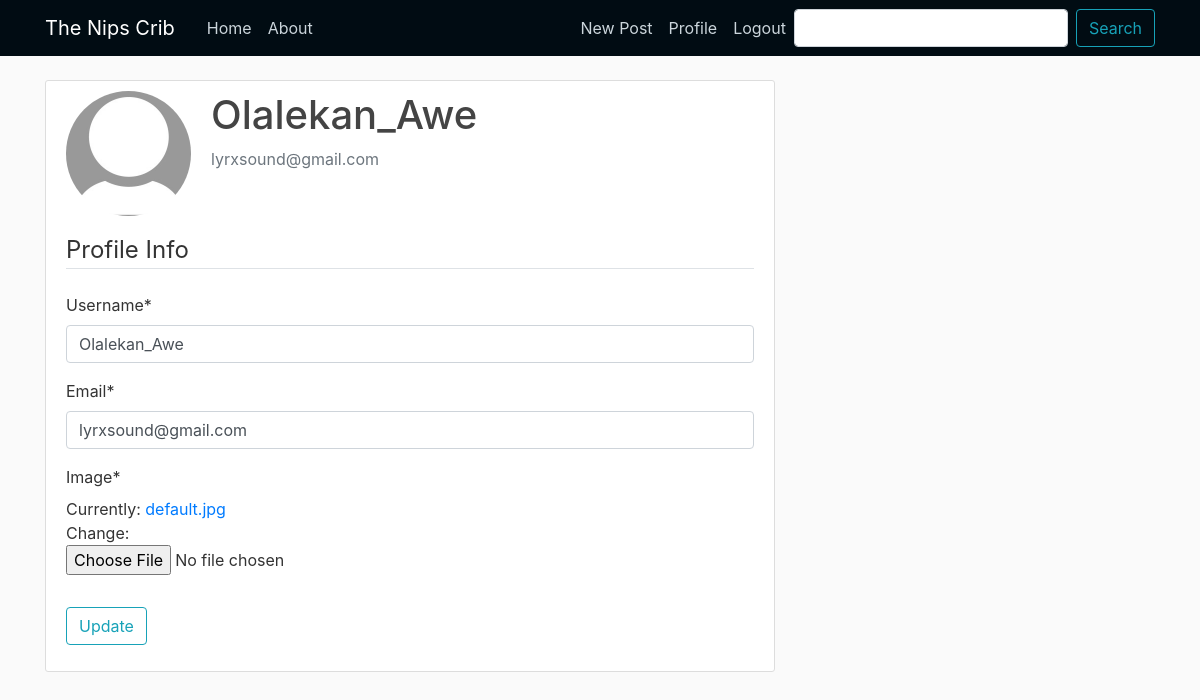
Before: /profile/ (signed in) with the older database file.
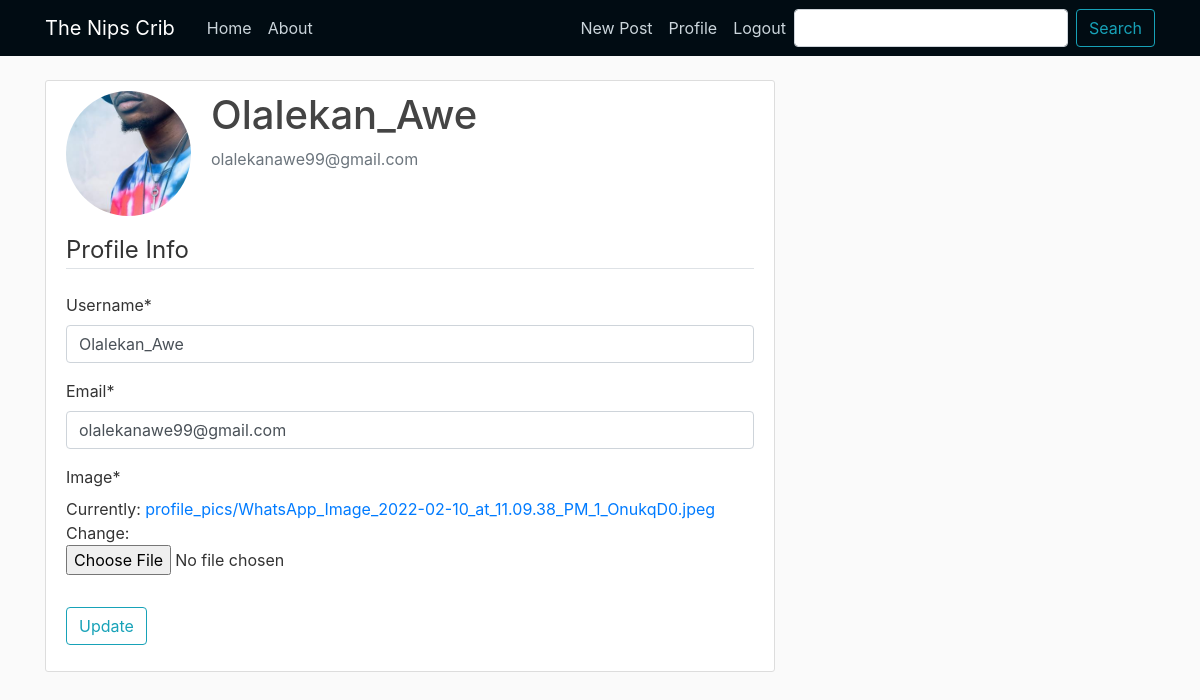
After: the same page with the newer database file.
### users/models.py (models this page shows, shortened)
class User(AbstractBaseUser):
    email = models.EmailField(verbose_name="email", max_length=60, unique=True)
    username = models.CharField(max_length=30, unique=True)
    date_joined = models.DateTimeField(verbose_name='date_joined', auto_now_add=True)
    last_login = models.DateTimeField(verbose_name='last_login', auto_now=True)
    is_admin = models.BooleanField(default=False)
    is_active = models.BooleanField(default=True)
    is_staff = models.BooleanField(default=False)
    is_superuser = models.BooleanField(default=False)
    USERNAME_FIELD = 'email'
    REQUIRED_FIELDS = ['username']
    objects = MyAccountManager()

class Profile(models.Model):
    user = models.OneToOneField(User, on_delete=models.CASCADE)
    image = models.ImageField(default='default.jpg', upload_to='profile_pics')

### users/views.py (the view)
# urls.py: path('profile/', user_views.profile, name='profile'),
@login_required
def profile(request):
    if request.method == 'POST':
        u_form = UserUpdateForm(request.POST, instance=request.user)
        p_form = ProfileUpdateForm(request.POST, request.FILES, instance=request.user.profile)
        if u_form.is_valid() and p_form.is_valid():
            u_form.save()
            p_form.save()
            messages.success(request, f'Your account has been updated')
            return redirect('profile')
    else:
        u_form = UserUpdateForm(instance=request.user)
        p_form = ProfileUpdateForm(instance=request.user.profile)
    context = {
        'u_form': u_form,
        'p_form': p_form
        }
    return render(request, 'users/profile.html', context)

### users/forms.py
class UserUpdateForm(forms.ModelForm):
    email = forms.EmailField()
    class Meta:
        model = User
        fields = ['username', 'email']

class ProfileUpdateForm(forms.ModelForm):
    class Meta:
        model = Profile
        fields = ['image']

### users/templates/users/profile.html (shortened to what this page needs)
{% extends "blog/base.html" %}
{% load crispy_forms_tags %}
{% block content %}
    <div class="content-section">
        <div class="media">
        <img class="rounded-circle account-img" src="{{ user.profile.image.url }}">
        <div class="media-body">
            <h2 class="account-heading">{{ user.username }}</h2>
            <p class="text-secondary">{{ user.email }}</p>
        </div>
        </div>
        <form method="POST" enctype="multipart/form-data">
            <fieldset class="form-group">
                <legend class="border-bottom mb-4">Profile Info</legend>
                {{ u_form|crispy }}
                {{ p_form|crispy }}
            </fieldset>
            <div class="form-group">
                <button class="btn btn-outline-info" type="submit">Update</button>
            </div>
        </form>
    </div>
{% endblock content %}

Changed rows visible on the page:
changed User "Olalekan_Awe": profile.image: picture added in place of a placeholder; email "lyrxsound@gmail.com" → "olalekanawe99@gmail.com"
Other visible differences:
text no longer shown: "Image * Currently: default.jpg Change:"
text now shown: "Image * Currently: profile_pics/WhatsApp_Image_2022-02-10_at_11.09.38_PM_1_OnukqD0.jpeg Change:"
